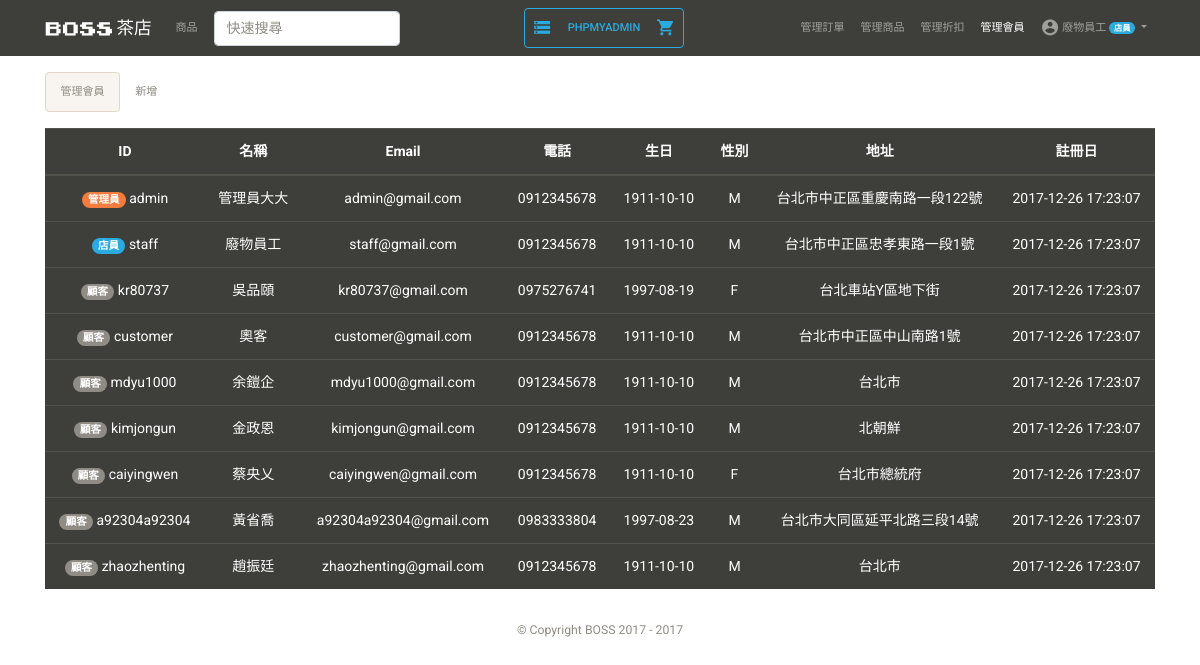
Page /user_list.php?page=1 (signed in) on the committed database.
### tables this page shows
CREATE TABLE MEMBER(
  ID VARCHAR(20) PRIMARY KEY,
  Password VARCHAR(128) NOT NULL,
  Name VARCHAR(12) NOT NULL,
  Email VARCHAR(30) NOT NULL,
  Phone VARCHAR(10) NOT NULL,
  RegDate TIMESTAMP DEFAULT CURRENT_TIMESTAMP,
  Birth DATE,
  Gender ENUM('M', 'F', 'N'),
  Address VARCHAR(100),
  Position ENUM('S', 'A', 'C') NOT NULL
);

### verification.php (called while the page is built, shortened)
<?php
include('connection.php');
if(isset($_SESSION['ID'])){
  $user_id = $_SESSION['ID'];
  $sql = "SELECT * FROM MEMBER WHERE ID='$user_id'";
  $rows = mysqli_fetch_array($conn->query($sql));
  $user_name = $rows['Name'];
  $user_position = $rows['Position'];
}

### connection.php (called while the page is built, shortened)
<?php
  $conn = new mysqli(db_host, db_username, db_password, db_name);
  $conn->query("SET NAMES 'utf8mb4'");
  require_once('verification.php');

### user_list.php (the view, shortened to what this page needs)
<?php include('connection.php'); ?>
<!DOCTYPE html>
<html>
<head>
  <?php include('style.php') ?>
</head>
<body>
  <?php include('nav.php') ?>
  <div class="container my-3">
    <div class="row">
      <div class="col-12">
        <ul class="nav nav-pills ">
          <li class="nav-item">
            <a class="nav-link <?php if($_GET['page']==1)echo 'active ' ?>" href="user_list.php?page=1">管理會員</a>
          </li>
          <li class="nav-item">
            <a class="nav-link <?php if($_GET['page']==2)echo 'active ' ?>" href="user_list.php?page=2">新增</a>
          </li>
        </ul>
      </div>
      <div class="col-12 text-center <?php if($_GET['page']!=1)echo 'd-none ' ?>">
        <table class="table table-hover table-dark my-3 ">
          <thead>
            <tr>
              <th scope="col" style="">ID</th>
              <th scope="col" style="">名稱</th>
              <th scope="col" style="">Email</th>
              <th scope="col" style="">電話</th>
              <th scope="col" style="">生日</th>
              <th scope="col" style="">性別</th>
              <th scope="col" style="">地址</th>
              <th scope="col" style="">註冊日</th>
            </tr>
          </thead>
          <tbody>
            <?php
            $sql = 'SELECT * FROM MEMBER ORDER BY RegDate DESC';
            $result = $conn->query($sql);
            while($rows = mysqli_fetch_array($result))
            {
              if($rows['Position']=='A'){
              $positionName= '<span class="badge badge-pill badge-warning">管理員</span>';
              } else if($rows['Position']=='S'){
               $positionName='<span class="badge badge-pill badge-info">店員</span>';
              } else{
                $positionName='<span class="badge badge-pill badge-secondary">顧客</span>';
              }
              echo '<tr style="cursor: pointer;" onclick="location.href=\'user_list_detail.php?ID=' . $rows['ID'].'\'">';
              echo '<td class="align-middle">'.$positionName.' '.$rows['ID'].'</td>';
              echo '<td class="align-middle">'.$rows['Name'].'</td>';
              echo '<td class="align-middle">'.$rows['Email'].'</td>';
              echo '<td class="align-middle">'.$rows['Phone'].'</td>';
              echo '<td class="align-middle">'.$rows['Birth'].'</td>';
              echo '<td class="align-middle">'.$rows['Gender'].'</td>';
              echo '<td class="align-middle">'.$rows['Address'].'</td>';
              echo '<td class="align-middle">'.$rows['RegDate'].'</td>';
              echo '</tr>';
            }
            ?>
          </tbody>
        </table>
      </div>
    </div>
  </div>
  <?php include('footer.php') ?>
</body>
</html>

### nav.php (shortened to what this page needs)
<?php
$this_page = pathinfo($_SERVER['PHP_SELF'])['filename']
?>
<?php
  $admin_display  = ($user_position=='A'||$user_position=='S')?'':'d-none ';
?>
<nav id="navbar" class="navbar navbar-expand-lg navbar-dark bg-primary1 sticky-top" style="background:rgba(62,63,58,1);">
  <div class="container">
    <a class="navbar-brand align-middle" href="index.php">
      <img src="img/logo-01.png" class="img-fluid" style="max-height:1.1rem"> 茶店
    </a>
    <div class="collapse navbar-collapse" id="navbarSupportedContent">
      <ul class="navbar-nav mr-auto">
        <li class="nav-item <?=($this_page =='product')?'active':'';?>">
          <a class="nav-link " href="product.php">商品</a>
        </li>
        <form class="form-inline mx-0 mx-lg-2 my-2 my-lg-0" method="get" action="product.php">
          <input class="form-control mr-sm-2" type="search" placeholder="快速搜尋" name="keyword" required>
        </form>
      </ul>
      <?php
      if(debug_mode){
        echo '<ul class="navbar-nav border border-info rounded ">
        <li class="nav-item">
        <a class="nav-link text-info" href="db.php"><i class="material-icons">storage</i></a>
        </li>
        <li class="nav-item">
        <a class="nav-link text-info" target="_blank" href="http://localhost/phpmyadmin/">phpmyadmin</a>
        </li>
        <li class="nav-item">
        <a class="nav-link text-info" href="cart.php"><i class="material-icons">shopping_cart</i></a>
        </li>
        </ul>';
      }
      ?>
      <ul class="navbar-nav ml-auto">
        <li class="nav-item <?=($this_page =='order')?'active ':'' ?> <?=$admin_display ?>">
          <a class="nav-link" href="order_list.php">管理訂單</a>
        </li>
        <li class="nav-item <?=($this_page =='product_list')?'active ':'' ?> <?=$admin_display ?>">
          <a class="nav-link" href="product_list.php">管理商品</a>
        </li>
        <li class="nav-item <?=($this_page =='discount_list')?'active ':'' ?> <?=$admin_display ?>">
          <a class="nav-link" href=" discount_list.php">管理折扣</a>
        </li>
        <li class="nav-item <?=($this_page =='user_list')?'active ':'' ?> <?=$admin_display ?>">
          <a class="nav-link" href="user_list.php">管理會員</a>
        </li>
        <li class="nav-item dropdown <?=isset($_SESSION['ID'])?'':'d-none'?>">
          <a class="nav-link dropdown-toggle" href="#" id="user" role="button" data-toggle="dropdown" aria-haspopup="true" aria-expanded="false">
            <i class="material-icons">account_circle</i>
            <?=$user_name?>
            <?php
            if($user_position=='A'){
              echo '<span class="badge badge-pill badge-warning">管理員</span>';
            }else if($user_position=='S'){
              echo '<span class="badge badge-pill badge-info">店員</span>';
            }
            ?>
          </a>
        </li>
      </ul>
    </div>
  </div>
</nav>

### css/style.css (style rules this page uses)
i.material-icons { vertical-align: middle; font-size: 1.2rem; }

### rows in the picture
member: Name "廢物員工", Position "店員", ID "staff", Email "staff@gmail.com", Phone "0912345678", Birth "1911-10-10", Gender "M", Address "台北市中正區忠孝東路一段1號", RegDate "2017-12-26 17:23:07"
member: Position "管理員", ID "admin", Name "管理員大大", Email "admin@gmail.com", Phone "0912345678", Birth "1911-10-10", Gender "M", Address "台北市中正區重慶南路一段122號", RegDate "2017-12-26 17:23:07"
member: Position "顧客", ID "kr80737", Name "吳品頤", Email "kr80737@gmail.com", Phone "0975276741", Birth "1997-08-19", Gender "F", Address "台北車站Y區地下街", RegDate "2017-12-26 17:23:07"
member: Position "顧客", ID "customer", Name "奧客", Email "customer@gmail.com", Phone "0912345678", Birth "1911-10-10", Gender "M", Address "台北市中正區中山南路1號", RegDate "2017-12-26 17:23:07"
member: Position "顧客", ID "mdyu1000", Name "余鎧企", Email "mdyu1000@gmail.com", Phone "0912345678", Birth "1911-10-10", Gender "M", Address "台北市", RegDate "2017-12-26 17:23:07"
member: Position "顧客", ID "kimjongun", Name "金政恩", Email "kimjongun@gmail.com", Phone "0912345678", Birth "1911-10-10", Gender "M", Address "北朝鮮", RegDate "2017-12-26 17:23:07"
member: Position "顧客", ID "caiyingwen", Name "蔡央乂", Email "caiyingwen@gmail.com", Phone "0912345678", Birth "1911-10-10", Gender "F", Address "台北市總統府", RegDate "2017-12-26 17:23:07"
member: Position "顧客", ID "a92304a92304", Name "黃省喬", Email "a92304a92304@gmail.com", Phone "0983333804", Birth "1997-08-23", Gender "M", Address "台北市大同區延平北路三段14號", RegDate "2017-12-26 17:23:07"
member: Position "顧客", ID "zhaozhenting", Name "趙振廷", Email "zhaozhenting@gmail.com", Phone "0912345678", Birth "1911-10-10", Gender "M", Address "台北市", RegDate "2017-12-26 17:23:07"
